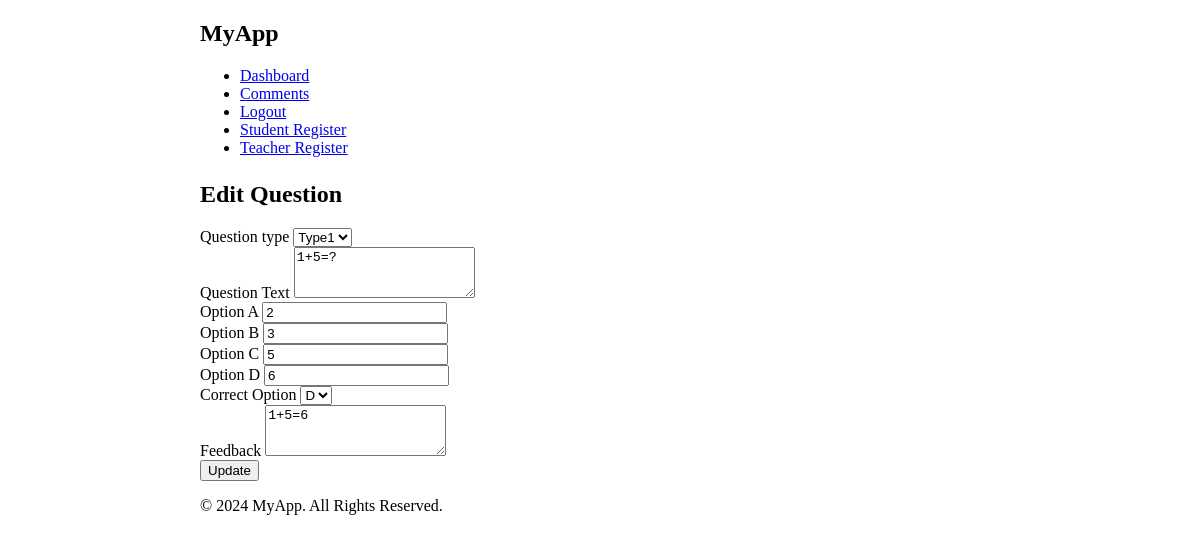
The app's page /edit_question/3 (signed in) with its own data.
### app/models/question.py (models this page shows)
class Question(db.Model):
    id = db.Column(db.Integer, primary_key=True)
    question_text = db.Column(db.Text, nullable=False)
    option_a = db.Column(db.String(200), nullable=False)
    option_b = db.Column(db.String(200), nullable=False)
    option_c = db.Column(db.String(200), nullable=False)
    option_d = db.Column(db.String(200), nullable=False)
    correct_option = db.Column(db.String(100), nullable=False)
    correct_answer = db.Column(db.Text, nullable=False)
    feedback = db.Column(db.Text, nullable=False)
    question_type = db.Column(db.String(50), nullable=False)

### app/routes/teacher_routes.py (the view, shortened to what this page needs)
@app.route('/edit_question/<int:question_id>', methods=['GET', 'POST'])
def edit_question(question_id):
    if 'user_id' not in session or session['role'] != 'teacher':
        return redirect(url_for('login'))
    question = Question.query.get_or_404(question_id)
    return render_template('edit_question.html', question=question)

### app/templates/edit_question.html (shortened to what this page needs)
{% extends "base.html" %}
{% block content %}
<div class="container">
    <h2>Edit Question</h2>
    <form method="post">
        <div class="mb-3">
            <label for="question_type" class="form-label">Question type</label>
            <select class="form-control" id="question_type" name="question_type" required>
                {% if question.question_type == 'Type1' %}
                <option value="Type1" selected>Type1</option>
                {% endif %}
            </select>
        </div>
        <div class="mb-3">
            <label for="question_text" class="form-label">Question Text</label>
            <textarea class="form-control" id="question_text" name="question_text" rows="3" required>{{ question.question_text }}</textarea>
        </div>
        {% if question.question_type == 'Type1' %}
        <div class="mb-3">
            <label for="option_a" class="form-label">Option A</label>
            <input type="text" class="form-control" id="option_a" name="option_a" value="{{ question.option_a }}" required>
        </div>
        <div class="mb-3">
            <label for="option_b" class="form-label">Option B</label>
            <input type="text" class="form-control" id="option_b" name="option_b" value="{{ question.option_b }}" required>
        </div>
        <div class="mb-3">
            <label for="option_c" class="form-label">Option C</label>
            <input type="text" class="form-control" id="option_c" name="option_c" value="{{ question.option_c }}" required>
        </div>
        <div class="mb-3">
            <label for="option_d" class="form-label">Option D</label>
            <input type="text" class="form-control" id="option_d" name="option_d" value="{{ question.option_d }}" required>
        </div>
        <div class="mb-3">
            <label for="correct_option" class="form-label">Correct Option</label>
            <select class="form-control" id="correct_option" name="correct_option" required>
                <option value="D" {% if question.correct_option == 'D' %}selected{% endif %}>D</option>
            </select>
        </div>
        {% endif %}
        <div class="mb-3">
            <label for="feedback" class="form-label">Feedback</label>
            <textarea class="form-control" id="feedback" name="feedback" rows="3" required>{{ question.feedback }}</textarea>
        </div>
        <button type="submit" class="btn btn-primary">Update</button>
    </form>
</div>
{% endblock %}

### app/templates/base.html (style rules this page uses)
.container { max-width: 800px; margin: 0 auto; }

### records on screen
Question: question_type "Type1", question_text "1+5=?", option_a "2", option_b "3", option_c "5", option_d "6", correct_option "D", feedback "1+5=6"
